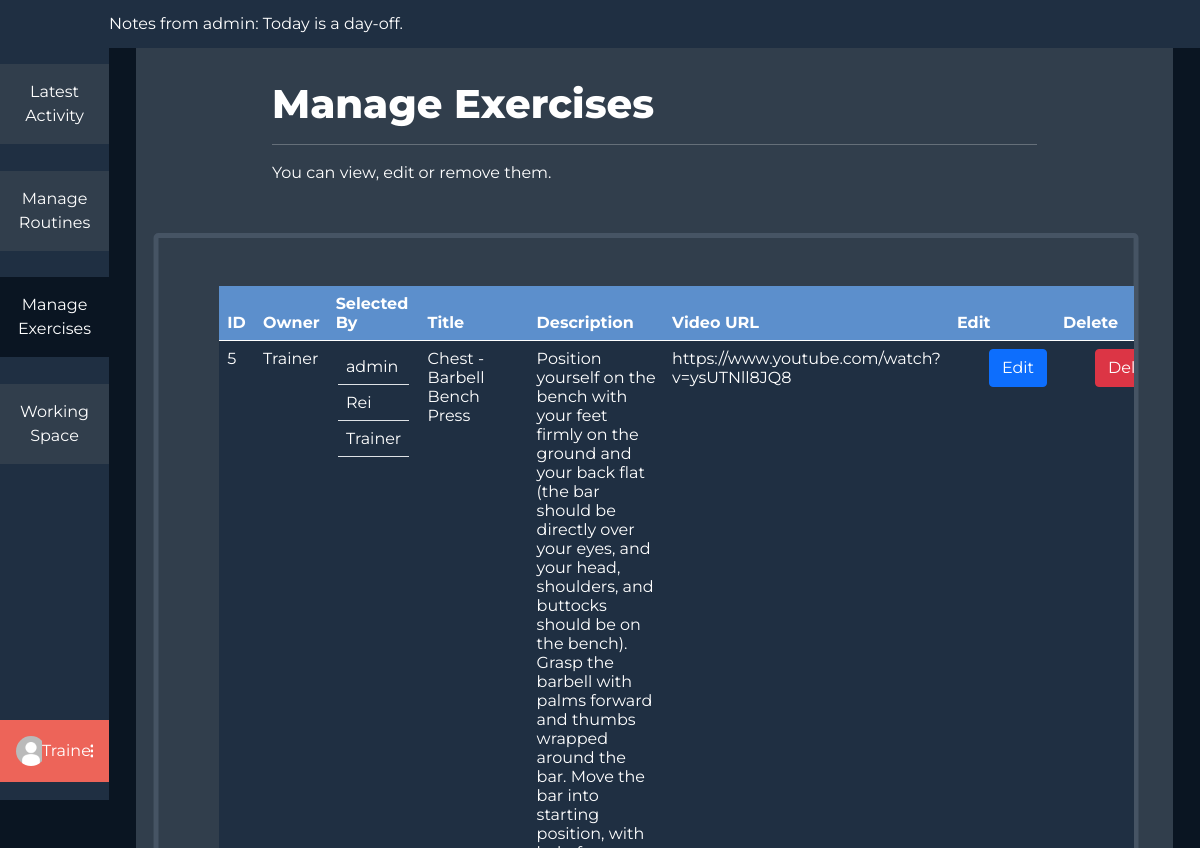
/staff/exercises/ (signed in), run on the app's committed database.
### users/models.py (models this page shows, shortened)
class Profile(models.Model):
    user = models.OneToOneField(User, on_delete=models.CASCADE)
    profile_photo = models.ImageField(
        upload_to='media/profiles/', default='profiles/default.jpg')
    height = models.FloatField(default=170.0)
    weight = models.FloatField(default=60.0)
    weight_goal = models.FloatField(default=70.0)
    GENDER_CHOICES = (('F', 'Female'), ('M', 'Male'), ('O', 'Other'))
    gender = models.CharField(
        max_length=9, choices=GENDER_CHOICES, default=GENDER_CHOICES[0])
    FREQUENCY = (
        ('3x', '3 Times a Week'),
        ('4x', '4 Times a Week'),
        ('5x', '5 Times a Week'),
        ('6x', '6 Times a Week'),
    )
    week_frequency = models.CharField(
        max_length=20, choices=FREQUENCY, default=FREQUENCY[0])
    profile_complete = models.BooleanField(default=False)
    selected_diets = models.ManyToManyField(DietPlan, blank=True)
    age = models.IntegerField(null=True)

### staff/models.py (models this page shows, shortened)
class AdminNotes(models.Model):
    todo = models.CharField(max_length=200)
    date = models.DateTimeField(
        default=datetime.now(), blank=True)

### dashboards/models.py (models this page shows, shortened)
class Exercise(models.Model):
    owner = models.ForeignKey(User, on_delete=CASCADE,
                              related_name='%(class)s_username', null=True)
    selected_by = models.ManyToManyField(User)
    title = models.CharField(max_length=60, blank=True)
    reps = models.IntegerField(default=3, blank=True)
    desc = models.TextField(blank=True)
    link = models.CharField(max_length=300, blank=True)

### staff/views.py (the view)
# urls.py: path('exercises/', views.manage_exercises, name="staff-manage-exercises"),
@login_required(login_url='login')
@staff_member_required
def manage_exercises(request):
    navigation = None
    if request.user.groups.first():
        role = request.user.groups.first().name
        if role == 'trainer':
            navigation = TRAINER_EXERCISES_NAV
        else:
            return redirect('staff')
    if request.POST:
        eid = request.POST['delete']
        if eid and Exercise.objects.get(id=eid):
            einstance = Exercise.objects.get(id=eid)
            einstance.delete()
    exercises = Exercise.objects.all()
    context = {'options': navigation, 'exercises': exercises}
    context['notes'] = getNotes()
    return render(request, f'staff/trainer/exercises.html', context)

### staff/notes.py (called while the page is built)
def getNotes():
    notes = 'No notes posted'
    if AdminNotes.objects.first():
        nr = len(AdminNotes.objects.all())
        notes = AdminNotes.objects.all()[nr-1]
        if notes.date < timezone.now():
            return notes

### staff/templates/staff/trainer/exercises.html (shortened to what this page needs)
{% extends 'staff/base.html' %}
{% block middle %}
<div class="main">
    <div class="header">
        <h1>Manage Exercises</h1>
        <hr>
        <p>You can view, edit or remove them.</p>
    </div>
    <div class="main-table row justify-content-center" id="short">
        <div class="col-auto overflow-auto">
            <table class="table table-responsive" id="tablecss" cellspacing="0" cellpadding="0" border="0" width="325">
                <thead>
                    <tr id="first-row">
                        <th>ID</th>
                        <th>Owner</th>
                        <th>Selected By</th>
                        <th>Title</th>
                        <th>Description</th>
                        <th>Video URL</th>
                        <th>Edit</th>
                        <th>Delete</th>
                    </tr>
                </thead>
                <tbody>
                    {% for exercise in exercises %}
                    <tr>
                        <td>{{exercise.id}}</td>
                        <td>{{exercise.owner}}</td>
                        <td>
                        <table class="table table-responsive table-hover">
                            <tbody>
                            {% for u in exercise.selected_by.all%}
                                <tr>
                                <td>{{u.username}}</td>
                                </tr>
                            {% endfor %}
                            </tbody>
                        </table>
                        </td>
                        <td>{{exercise.title}}</td>
                        <td>{{exercise.desc}}</td>
                        <td>{{exercise.link}}</td>
                        <td>
                            <a class="btn btn-primary" href="{% url 'staff-edit-exercise' exercise.id %}">Edit</a>
                        </td>
                        <td>
                            <form action="{% url 'staff-manage-exercises' %}" method="POST">
                            <button class="btn btn-danger">Delete</button>
                            </form>
                        </td>
                    </tr>
                    {% endfor %}
                </tbody>
            </table>
        </div>
    </div>
</div>
{% endblock middle %}

### staff/templates/staff/base.html (shortened to what this page needs)
{% load static %}
<html>
  <head>
    <link href="https://cdn.jsdelivr.net/npm/bootstrap@5.0.1/dist/css/bootstrap.min.css" rel="stylesheet">
    <link rel="stylesheet" href="{% static 'css/staff_dashboards/main.css' %}">
    <link rel="stylesheet" href="{% static 'css/staff_dashboards/table.css' %}">
  </head>
  <body>
  {% block content %}
  {% if user.is_authenticated %}
  <div class="mycontainer">
    <div class="navigation">
      <div class="nav-col">
        <div class="options">
          {% for key, item in options.items %}
            {% if item.isActive %}
            <div class="option active"><a href="/staff/{{item.url}}">{{ item.name }}</a></div>
            {% else %}
            <div class="option"><a href="/staff/{{item.url}}">{{ item.name }}</a></div>
            {% endif %}
          {% endfor %}
        </div>
        <div class="profile-wrapper">
          <div class="user-btn">
            <div class="profile-pic"><img src="{{ user.profile.profile_photo.url }}" alt=""></div>
            {% if user.first_name %}
            <span>{{user.get_full_name}}</span>
            {% else %}
            <span>{{user.username}}</span>
            {% endif %}
            <div class="three-dot"><img src="{% static 'svg/3dots.svg' %}" alt=""></div>
          </div>
        </div>
      </div>
    </div>
    <div class="middle">
      <div class="middle-nav">
        <marquee behavior="" direction="">Notes from admin: {{ notes.todo }}
        </marquee>
      </div>
    {% block middle %}
    {% endblock middle %}
    </div>
  </div>
  {% endif %}
  {% endblock content %}
  </body>
<html>

### static/css/staff_dashboards/main.css (style rules this page uses)
* { margin: 0; font-family: "Montserrat", sans-serif; overflow: hidden; }
body { background-color: #0a1522; }
.mycontainer { display: flex; flex-direction: row; justify-content: space-between; }
.navigation { width: 10vw; height: 100vh; }
.nav-col { width: 100%; display: flex; flex-direction: column; align-items: center; background-color: #1f2f42; }
.options { display: flex; flex-direction: column; justify-content: space-between; margin-top: 4em; height: 50%; width: 100%; }
.option { color: #fff; padding: 1em; padding-right: 1em; padding-left: 1em; width: 100%; text-align: center; background-color: #313e4c; }
.active { background-color: #0a1522; }
.option a, .active a { color: white; text-decoration: none; }
.profile-wrapper { width: 100%; }
.user-btn { background-color: #ed6459; color: #fff; padding: 1em; padding-right: 1em; padding-left: 1em; width: 100%; text-align: center; margin-top: 16em; display: flex; flex-direction: row; align-items: center; justify-content: space-between; }
.profile-pic img { height: 30px; border-radius: 50%; width: auto; }
.navigation { display: flex; flex-direction: row; }
.middle { width: 100%; background-color: #0a1522; }
.middle-nav { width: 100%; height: 3em; background-color: #1f2f42; color: white; display: flex; flex-direction: row; align-items: center; }

### static/css/staff_dashboards/table.css (style rules this page uses)
#tablecss { color: white; margin: 3em; background-color: #1F2F42; margin-right: 5em; }
.btn { margin-left: 2em; }
#first-row { background-color: black; }
#short { margin-right: 3em; }
.main { margin: auto; width: 95%; background-color: #313e4c; height: 100vh; }
.main-table { transform: translate(3%, 0); width: 95%; border: 5px solid #465464; border-radius: 5px; max-height: 90%; }
.table { align-self: center; margin: auto; width: fit-content ; }
.header { padding: 2em; margin: auto; width: 80%; color: white; }
.header > h1 { font-weight: 800; }
th { background-color: #5c8fcc !important; }
td { color: white !important; }
td > a { text-decoration: none; color: white !important; }

### data on the page
AdminNotes: todo "Today is a day-off."
Exercise: id "5", owner "Trainer", title "Chest - Barbell Bench Press", desc "Position yourself on the bench with your feet firmly on the ground and your back flat (the bar should be directly over your eyes, and your head, shoulders, and buttocks should be on the bench). Grasp the barbell with palms forward and thumbs wrapped around the bar. Move the bar into starting position, with…", link "https://www.youtube.com/watch?v=ysUTNll8JQ8"

### other printed values
{{ item.name }} "Latest Activity" "Manage Routines" "Working Space"
{{ item.name }} "Manage Exercises"
{{ u.username }} "admin"
{{ u.username }} "Rei"
{{ u.username }} "Trainer"
